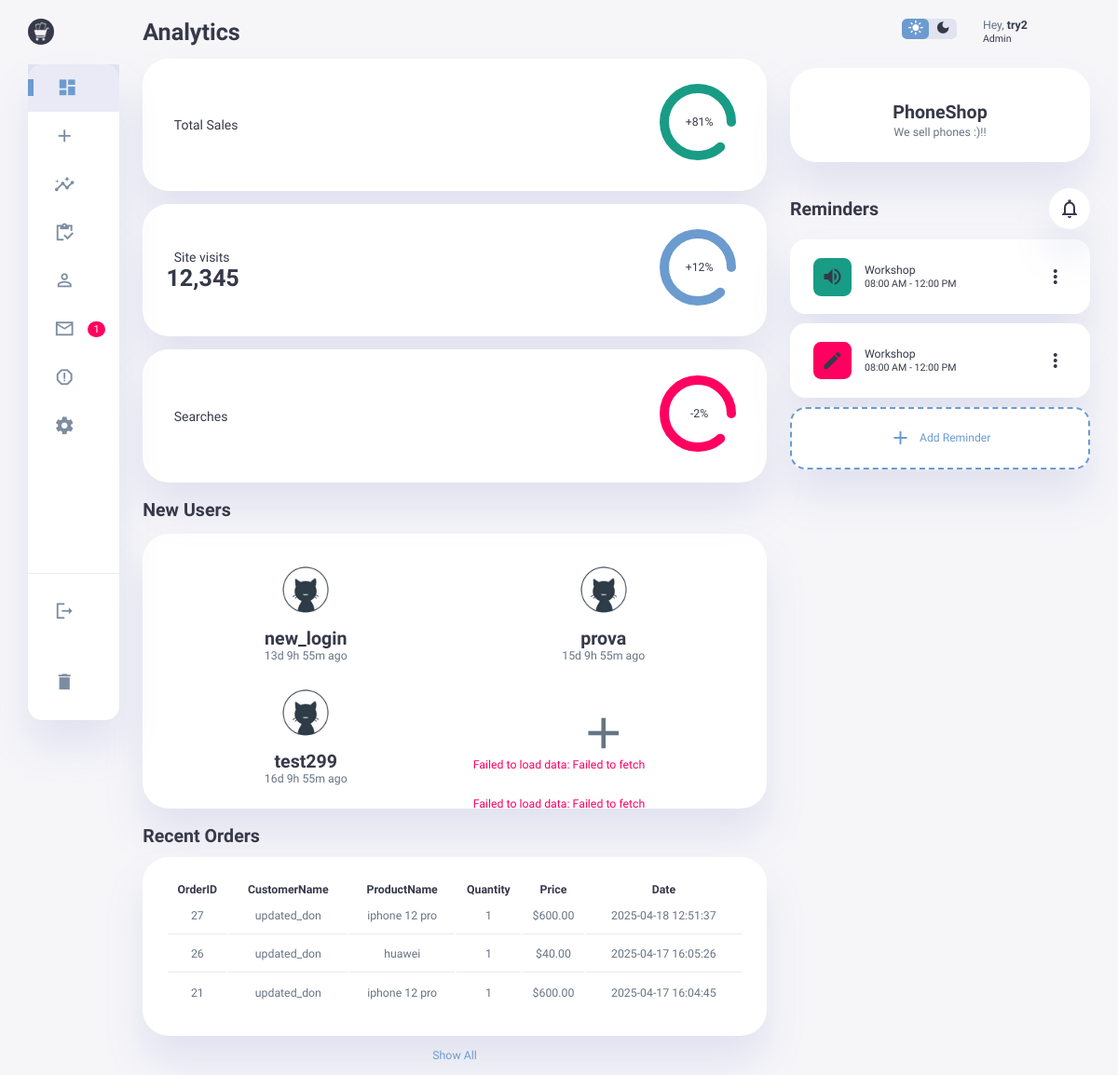
/qiu_phoneshop/login_register_admin/front-end/admin_dashboard.php (signed in), run on the app's committed database.
### tables this page shows
CREATE TABLE `user` (
  `id` int(11) NOT NULL,
  `username` varchar(100) DEFAULT NULL,
  `password` varchar(100) DEFAULT NULL,
  `email` varchar(50) NOT NULL,
  `shipping_address` varchar(100) DEFAULT NULL,
  `registration_date` datetime NOT NULL DEFAULT current_timestamp(),
  `deleted_at` timestamp NULL DEFAULT NULL,
  `avatar_path` varchar(255) DEFAULT 'default_avatar.png'
);

CREATE TABLE `orders` (
  `id` int(11) NOT NULL,
  `user_id` int(11) NOT NULL,
  `product_id` int(11) NOT NULL,
  `order_date` datetime NOT NULL DEFAULT current_timestamp(),
  `quantity` int(11) NOT NULL DEFAULT 1,
  `total_price` decimal(10,2) NOT NULL,
  `shipping_address` varchar(100) NOT NULL
);

CREATE TABLE `product` (
  `id` int(11) NOT NULL,
  `name` varchar(100) NOT NULL,
  `brand` varchar(100) NOT NULL,
  `ram` int(11) NOT NULL,
  `rom` int(11) NOT NULL,
  `camera` int(11) NOT NULL,
  `battery` int(11) NOT NULL,
  `price` int(11) NOT NULL,
  `quantity` int(11) NOT NULL,
  `fk_admin` int(11) NOT NULL
);

### qiu_phoneshop/login_register_admin/front-end/admin_dashboard.php (the view, shortened to what this page needs)
<!DOCTYPE html>
<html lang="en">
<head>
    <link rel="stylesheet" href="admin_dashboard.css">
</head>
<body>
    <div class="container">
        <aside>
            <div class="toggle">
                <div class="logo">
                    <img src="logo.png" alt="logo">
                </div>
            </div>
            <div class="sidebar">
                <a href="#" class="active" id="dashboard">
                    <span class="material-icons-sharp">
                    </span>
                </a>
                <a href="#" id="products">
                    <span class="material-icons-sharp">
                    </span>
                </a>
                <a href="#" id="analytics">
                    <span class="material-icons-sharp">
                    </span>
                </a>
                <a href="#" id="orders">
                    <span class="material-icons-sharp">
                    </span>
                </a>
                <a href="#" id="users">
                    <span class="material-icons-sharp">
                    </span>
                </a>
                <a href="#" id="tickets">
                    <span class="material-icons-sharp">
                    </span>
                    <span class="message-count">1</span>
                </a>
                <a href="#" id="reports">
                    <span class="material-icons-sharp">
                    </span>
                </a>
                <a href="#" id="settings">
                    <span class="material-icons-sharp">
                    </span>
                </a>
                <div class="bottom-links">
                    <a href="../back-end/logout.php" id="logout">
                        <span class="material-icons-sharp">
                        </span>
                    </a>
                    <a href="#" onclick="showAdminDeleteModal(event)" class="delete">
                        <span class="material-icons-sharp">delete</span>
                    </a>
                </div>
            </div>
        </aside>
        <main>
            <h1>Analytics</h1>
            <div class="analyse">
                <div class="sales">
                    <div class="status">
                        <div class="info">
                            <h3>Total Sales</h3>
                        </div>
                        <div class="progress">
                            <svg>
                                <circle cx="38" cy="38" r="36"></circle>
                            </svg>
                            <div class="percentage">
                                +81%
                            </div>
                        </div>
                    </div>
                </div>
                <div class="visits">
                    <div class="status">
                        <div class="info">
                            <h3>Site visits</h3>
                            <h1>12,345</h1>
                        </div>
                        <div class="progress">
                            <svg>
                                <circle cx="38" cy="38" r="36"></circle>
                            </svg>
                            <div class="percentage">
                                +12%
                            </div>
                        </div>
                    </div>
                </div>
                <div class="searches">
                    <div class="status">
                        <div class="info">
                            <h3>Searches</h3>
                        </div>
                        <div class="progress">
                            <svg>
                                <circle cx="38" cy="38" r="36"></circle>
                            </svg>
                            <div class="percentage">
                                -2%
                            </div>
                        </div>
                    </div>
                </div>
            </div>
            <div class="new-users">
                <h2>New Users</h2>
                <div class="user-list">
                    <?php
                    include '../../main_page/back-end/db_conn.php';
                    $query = "SELECT username, registration_date,avatar_path FROM user ORDER BY registration_date DESC LIMIT 3";
                    $stmt = $conn->prepare($query);
                    if ($stmt) {
                        $stmt->execute();
                        $result = $stmt->get_result();
                        if ($result->num_rows > 0) {
                            $now = new DateTime();
                            while ($row = $result->fetch_assoc()) {
                                $registrationDate = new DateTime($row['registration_date']);
                                $interval = $registrationDate->diff($now);
                                $timeAgo = '';
                                if ($interval->d > 0) {
                                    $timeAgo .= $interval->d . 'd ';
                                }
                                if ($interval->h > 0) {
                                    $timeAgo .= $interval->h . 'h ';
                                }
                                if ($interval->i > 0) {
                                    $timeAgo .= $interval->i . 'm ';
                                }
                                $timeAgo = trim($timeAgo);
                                if (empty($timeAgo)) {
                                    $timeAgo = 'Just now';
                                } else {
                                    $timeAgo .= ' ago';
                                }
                                $avatar_path = $row['avatar_path'] ? htmlspecialchars( '../../main_page/user_avatar/'.$row['avatar_path'] ): '../../main_page/user_avatar/default_avatar.png';
                                echo "<div class='user'>";
                                echo "<img src=".$avatar_path." alt='imagine di profilo'>";
                                echo "<h2>" . htmlspecialchars($row['username']) . "</h2>";
                                echo "<p>" . htmlspecialchars($timeAgo) . "</p>";
                                echo "</div>";
                            }
                        } else {
                            echo "<p>No new users found.</p>";
                        }
                    } else {
                        echo "<p>Error fetching users.</p>";
                    }
                    ?>
                    <div class="user">
                        <a href="admin_dashboard.php#users" onclick="check()" id="products">
                            <span class="material-icons-sharp">
                            </span>
                        </a>
                    </div>
                </div>
            </div>
            <div class="recent-orders">
                <h2>Recent Orders</h2>
                <table>
                    <thead>
                        <tr>
                            <th>OrderID</th>
                            <th>CustomerName</th>
                            <th>ProductName</th>
                            <th>Quantity</th>
                            <th>Price</th>
                            <th>Date</th>
                        </tr>
                    </thead>
                    <tbody>
                        <?php
                        include '../../main_page/back-end/db_conn.php';
                        $stmt = $conn->prepare("SELECT id FROM administrator_user WHERE name = ?");
                        $stmt->bind_param("s", $_SESSION['admin_user']);
                        $stmt->execute();
                        $result = $stmt->get_result();
                        $row = $result->fetch_assoc();
                        $admin_id = $row['id'];
                        $query = "SELECT o.id,u.username,p.name,
                        o.order_date,o.quantity,o.total_price FROM orders o
                        join product p on o.product_id = p.id
                        join user u on o.user_id = u.id
                        where p.fk_admin = ?
                        order by o.order_date desc limit 3;";
                        $stmt = $conn->prepare($query);
                        $stmt->bind_param("i", $admin_id);
                        if ($stmt) {
                            $stmt->execute();
                            $result = $stmt->get_result();
                            if ($result->num_rows > 0) {
                                while ($row = $result->fetch_assoc()) {
                                    echo "<tr>";
                                    echo "<td>" . htmlspecialchars($row['id']) . "</td>";
                                    echo "<td>" . htmlspecialchars($row['username']) . "</td>";
                                    echo "<td>" . htmlspecialchars($row['name']) . "</td>";
                                    echo "<td>" . htmlspecialchars($row['quantity']) . "</td>";
                                    echo "<td>$" . htmlspecialchars($row['total_price']) . "</td>";
                                    echo "<td>" . htmlspecialchars($row['order_date']) . "</td>";
                                    echo "</tr>";
                                }
                            } else {
                                echo "<tr><td colspan='6'>No recent orders found.</td></tr>";
                            }
                        } else {
                            echo "<tr><td colspan='6'>Error fetching orders.</td></tr>";
                        }
                        ?>
                    </tbody>
                </table>
                <a href="#">Show All</a>
            </div>
        </main>
        <div class="right-section">
            <div class="nav">
                <div class="dark-mode">
                    <span class="material-icons-sharp active">
                    </span>
                    <span class="material-icons-sharp">
                    </span>
                </div>
                <div class="profile">
                    <div class="info">
                        <p>Hey,
                            <b>
                                <?php
                                echo $_SESSION['admin_user'];
                                ?>
                            </b>
                        </p>
                        <small class="text-muted">Admin</small>
                    </div>
                    <div class="profile-photo">
                    </div>
                </div>
            </div>
            <div class="user-profile">
                <div class="logo">
                    <h2>PhoneShop</h2>
                    <p>We sell phones :)!!</p>
                </div>
            </div>
            <div class="reminders">
                <div class="header">
                    <h2>Reminders</h2>
                    <span class="material-icons-sharp">
                    </span>
                </div>
                <div class="notification">
                    <div class="icon">
                        <span class="material-icons-sharp">
                        </span>
                    </div>
                    <div class="content">
                        <div class="info">
                            <h3>Workshop</h3>
                            <small class="text_muted">
                                08:00 AM - 12:00 PM
                            </small>
                        </div>
                        <span class="material-icons-sharp">
                        </span>
                    </div>
                </div>
                <div class="notification deactive">
                    <div class="icon">
                        <span class="material-icons-sharp">
                        </span>
                    </div>
                    <div class="content">
                        <div class="info">
                            <h3>Workshop</h3>
                            <small class="text_muted">
                                08:00 AM - 12:00 PM
                            </small>
                        </div>
                        <span class="material-icons-sharp">
                        </span>
                    </div>
                </div>
                <div class="notification add-reminder">
                    <div>
                        <span class="material-icons-sharp">
                        </span>
                        <h3>Add Reminder</h3>
                    </div>
                </div>
            </div>
        </div>
    </div>
</body>
</html>

### data on the page
user: avatar_path (placeholder picture), username "new_login", registration_date "13d 9h 55m ago"
user: avatar_path (placeholder picture), username "prova", registration_date "15d 9h 55m ago"
user: avatar_path (placeholder picture), username "test299", registration_date "16d 9h 55m ago"
orders: id "27", user.username "updated_don", product.name "iphone 12 pro", quantity "1", total_price "600.00", order_date "2025-04-18 12:51:37"
orders: id "26", user.username "updated_don", product.name "huawei", quantity "1", total_price "40.00", order_date "2025-04-17 16:05:26"
orders: id "21", user.username "updated_don", product.name "iphone 12 pro", quantity "1", total_price "600.00", order_date "2025-04-17 16:04:45"

### other printed values
$_SESSION['admin_user'] "try2"
